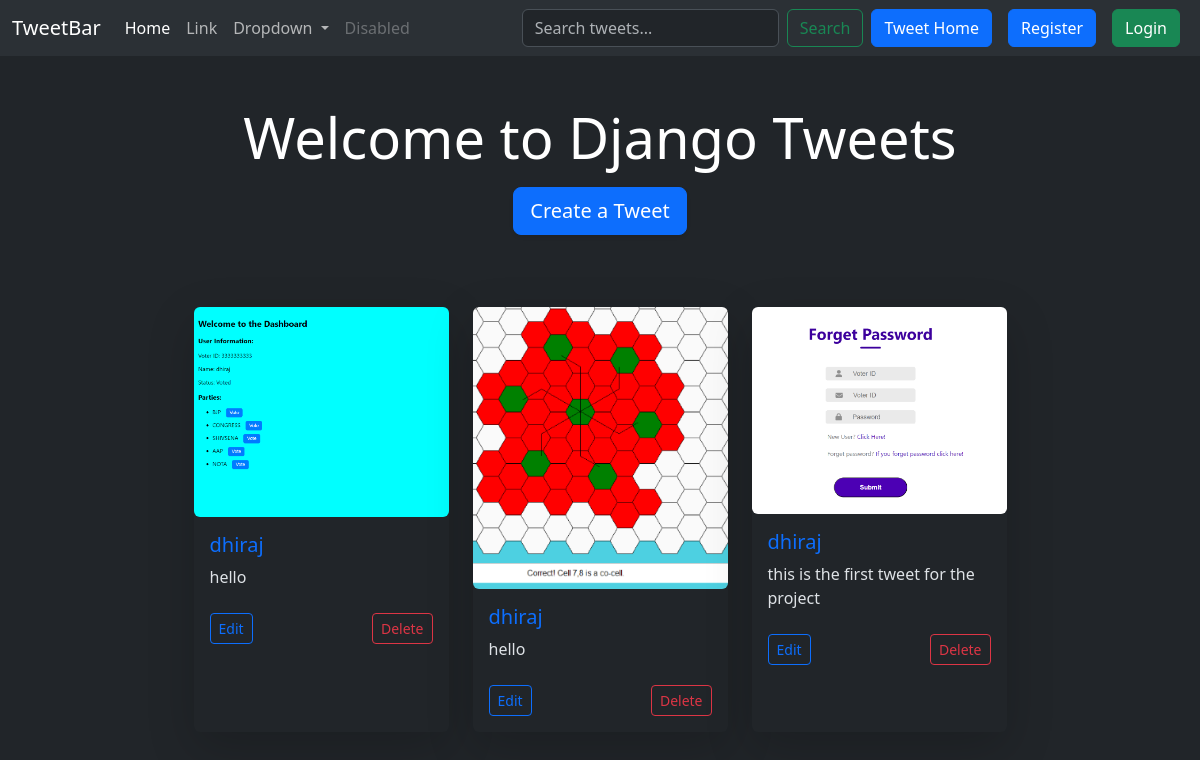
/, run on an earlier commit of the app's database.
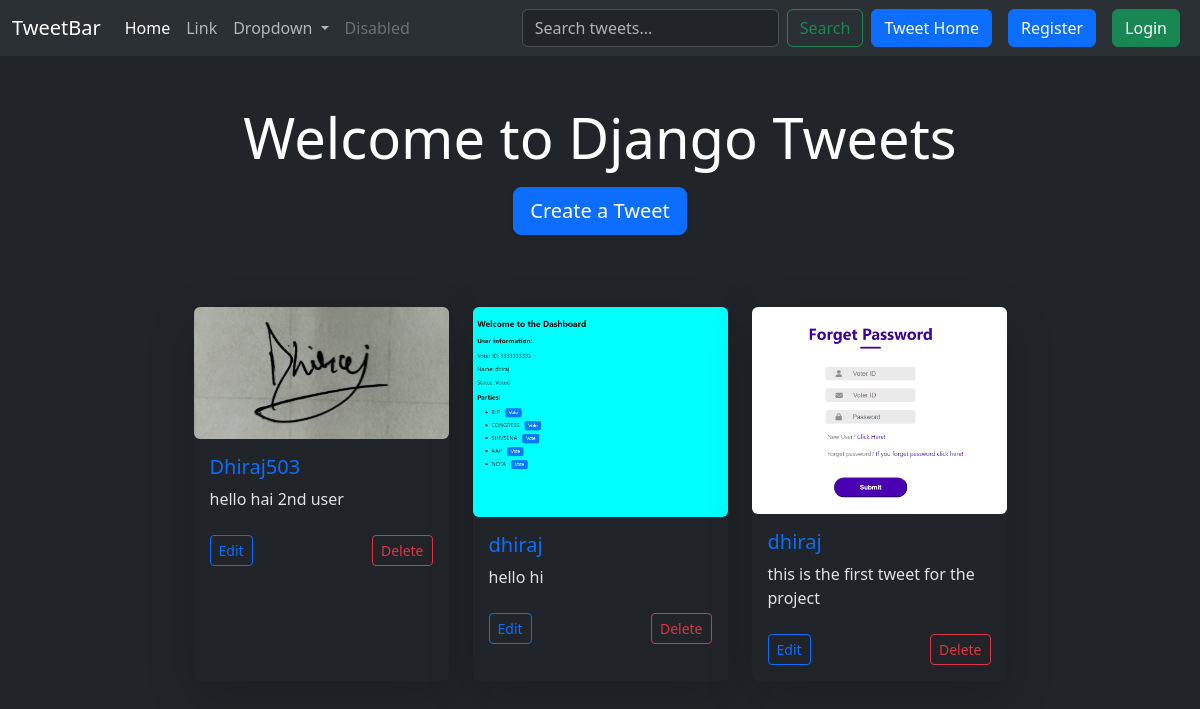
And on a later commit of the database.
### tweetup/models.py (models this page shows, shortened)
class Tweet(models.Model):
    user = models.ForeignKey(User, on_delete=models.CASCADE)
    text = models.TextField(max_length=240)
    photo = models.ImageField(upload_to="photos/", blank=True, null=True)
    created_at = models.DateTimeField(auto_now_add=True)
    updated_at = models.DateTimeField(auto_now=True)

### tweetup/views.py (the view)
# urls.py: path('', views.tweet_list,name='tweet_list'),
def tweet_list(request):
    tweets=Tweet.objects.all().order_by('-created_at')
    return render(request,'tweet_list.html',{'tweets':tweets})

### tweetup/templates/tweet_list.html (shortened to what this page needs)
{% extends "layout.html" %}
{% block content %}
<div class="container mt-5">
    <h1 class="text-center text-white display-4"> Welcome to Django Tweets </h1>
    <div class="text-center mt-3">
        <a class="btn btn-lg btn-primary shadow-sm" href="{% url 'tweet_create' %}">
             Create a Tweet
        </a>
    </div>
    <div class="row mt-5 g-4 justify-content-center" id="tweetContainer">
        {% for tweet in tweets %}
        <div class="col-lg-3 col-md-4 col-sm-6 d-flex align-items-stretch">
            <div class="card h-100 shadow-lg border-0">
                <img src="{{ tweet.photo.url }}" class="card-img-top img-fluid rounded" alt="{{ tweet.text }}">
                <div class="card-body">
                    <h5 class="card-title text-primary">{{ tweet.user.username }}</h5>
                    <p class="card-text">{{ tweet.text }}</p>
                    <div class="d-flex justify-content-between mt-4">
                        <a href="{% url 'tweet_edit' tweet.id %}" class="btn btn-outline-primary btn-sm">
                             Edit
                        </a>
                        <a href="{% url 'tweet_delete' tweet.id %}" class="btn btn-outline-danger btn-sm">
                             Delete
                        </a>
                    </div>
                </div>
            </div>
        </div>
        {% endfor %}
    </div>
</div>
{% endblock %}

What changed in the data, as far as the page shows it:
removed Tweet: photo (picture), user.username "dhiraj", text "hello"
added Tweet: photo (picture), user.username "Dhiraj503", text "hello hai 2nd user"
changed Tweet: text "hello" → "hello hi"
